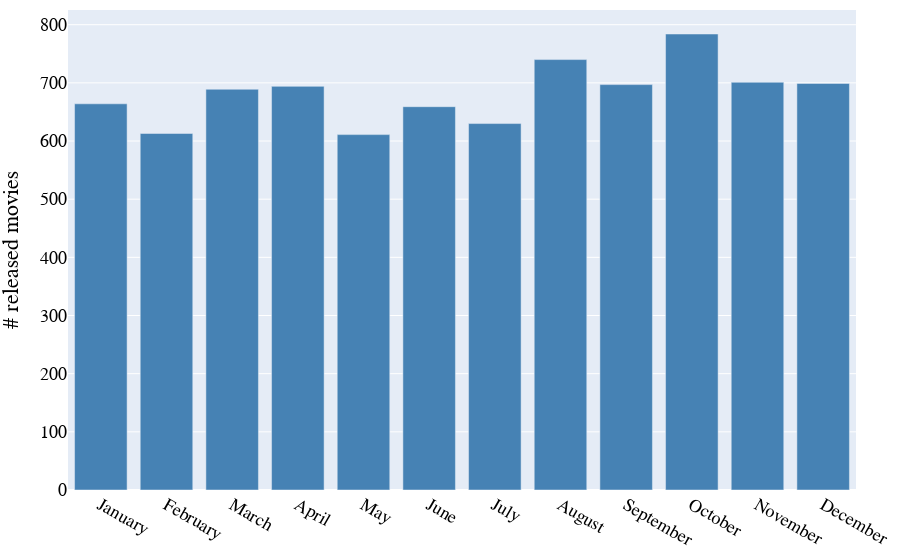

The cell this chart's notebook holds for it:
### Code cell
fig = plotBars(month_dict, isList=True)
fig.update_layout(
    # title="Plot Title",
    # xaxis_title="X Axis Title",
    yaxis_title="# released movies",
    legend_title="Legend Title",
)

fig.update_layout(
     margin=dict(l=10, r=10, t=10, b=10),
     # paper_bgcolor="LightSteelBlue",
)

fig.update_layout(
    font_family="Times New Roman",
    font_color="black",
    title_font_family="Times New Roman",
    title_font_color="red",
    legend_title_font_color="green",
)
fig.update_layout(font=dict(size=18))

fig.show()

### Figure 1 — Plotly figure (JSON) as saved in the notebook; plotly's stock layout.template omitted (floating-point values rounded to 4 significant figures)
{"data": [{"marker": {"color": "steelblue"}, "type": "bar", "x": ["January", "February", "March", "April", "May", "June", "July", "August", "September", "October", "November", "December"], "y": [664, 613, 689, 694, 611, 659, 630, 740, 697, 784, 701, 699]}], "layout": {"font": {"color": "black", "family": "Times New Roman", "size": 18}, "legend": {"title": {"font": {"color": "green"}, "text": "Legend Title"}}, "margin": {"b": 10, "l": 10, "r": 10, "t": 10}, "title": {"font": {"color": "red", "family": "Times New Roman"}}, "yaxis": {"title": {"text": "# released movies"}}}}
